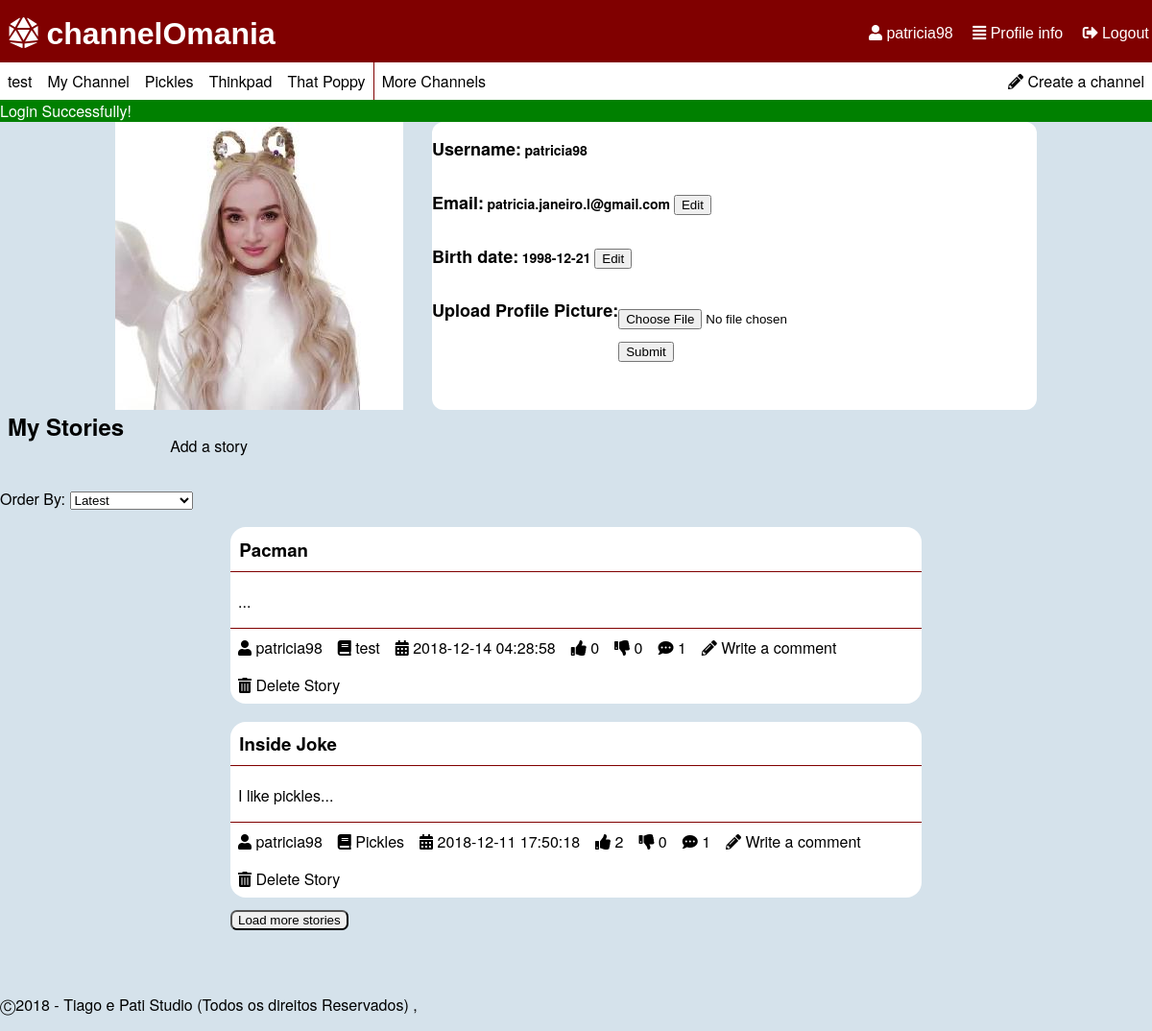
/pages/profile.php (signed in), run on the app's committed database.
### tables this page shows
CREATE TABLE "channel" (
	"ID"	INTEGER NOT NULL,
	"name"	TEXT NOT NULL,
	"coverImage"	TEXT,
	"author"	INTEGER NOT NULL,
	FOREIGN KEY("author") REFERENCES "user"("ID") ON DELETE Cascade ON UPDATE No Action,
	PRIMARY KEY("ID")
);

CREATE TABLE "story" (
	"storyID"	INTEGER NOT NULL,
	"title"	TEXT NOT NULL,
	"content"	TEXT NOT NULL,
	"upvotes"	INTEGER NOT NULL DEFAULT 0,
	"downvotes"	INTEGER NOT NULL DEFAULT 0,
	"author"	INTEGER NOT NULL,
	"date"	TEXT NOT NULL,
	"channel"	INTEGER NOT NULL,
	"image"	TEXT,
	PRIMARY KEY("storyID"),
	FOREIGN KEY("channel") REFERENCES "channel"("ID") ON DELETE Cascade ON UPDATE No Action,
	FOREIGN KEY("author") REFERENCES "user"("ID") ON DELETE Cascade ON UPDATE No Action
);

CREATE TABLE 'user'
(
	'ID' INTEGER NOT NULL PRIMARY KEY AUTOINCREMENT,
	'username' TEXT NOT NULL,
	'email' TEXT NOT NULL,
	'password' TEXT NOT NULL,
	'birth' TEXT ,
	'profilePic' TEXT,
	CONSTRAINT 'username' UNIQUE ('username')
);

### database/db_list.php (called while the page is built, shortened)
<?php
function listProfile($username) {
  $db = Database::instance()->db();
  $stmt = $db->prepare('SELECT * FROM user WHERE username = ?');
  $stmt->execute(array($username));
  return $stmt->fetch();
}
function getStoriesByUser($username,$sort='',$offset=0,$limit=5) {
  switch($sort){
    default:
      $order = 'storyID DESC';
      break;
  }
  $db = Database::instance()->db();
  $stmt = $db->prepare('SELECT *,(SELECT COUNT(*) FROM comment WHERE comment.story == storyID) AS n_comments,channel.name AS channelName FROM story INNER JOIN user ON user.ID == story.author INNER JOIN channel ON channel.ID == story.channel  WHERE user.username == ? ORDER BY '.$order.' LIMIT ? OFFSET ?');
  $stmt->execute(array($username,$limit,$offset));
  return $stmt->fetchAll();
}
function listChannel($sort='') {
  switch($sort){
    case 'mActive':
      $order = 'n_stories DESC';
      break;
  }
  $db = Database::instance()->db();
  $stmt = $db->prepare('SELECT *,(SELECT COUNT(*) FROM story WHERE story.channel == channel.ID) AS n_stories,channel.ID as channelId FROM channel INNER JOIN user ON author=user.ID ORDER BY '.$order);
  $stmt->execute();
  return $stmt->fetchAll();
}
?>

### templates/tpl_mainpage.php (the view, shortened to what this page needs)
<?php include_once('../templates/tpl_story.php'); ?>
<?php function draw_story_list_item($story) { ?>
  <section id="story_preview">
    <h3><a href = "../pages/story.php?storyId=<?php echo($story['storyID']); ?>" ><?php echo($story['title']); ?></a></h3>
    <p><?php echo(substr($story['content'],0,20)); ?>...</p>
    <?php draw_story_info($story); ?>
  </section>
<?php } ?>
<?php function draw_story_info($story) { ?>
  <ul>
    <li><a href="../pages/profile.php?userId=<?php echo($story['storyAuthor']); ?>"><i class="fas fa-user"></i> <?php echo($story['username']); ?></a></li>
    <li><a href="../pages/channel.php?channelId=<?php echo($story['channel']); ?>"><i class="fas fa-book"></i> <?php echo($story['channelName']); ?></a></li>
    <li><i class="fas fa-calendar-alt"></i> <?php echo($story['date']); ?></li>
    <li class="nUpVote" data-id="<?php echo($story['storyID']); ?>"><i class="fas fa-thumbs-up"></i> <?php echo($story['upvotes']); ?></li>
    <li class="nDownVote" data-id="<?php echo($story['storyID']); ?>"><i class="fas fa-thumbs-down"></i> <?php echo($story['downvotes']); ?></li>
    <li><i class="fas fa-comment-dots"></i> <?php echo($story['n_comments']); ?></li>
    <li><a href="../pages/new_comment.php?storyId=<?php echo($story['storyID']); ?>"><i class="fas fa-pencil-alt"></i> Write a comment</a></li>
    <?php if($story['username'] == $_SESSION['username']) { ?>
      <li><a href="../actions/action_delete_story.php?storyId=<?php echo($story['storyID']); ?>&csrf=<?php echo($_SESSION['csrf']); ?>"><i class="fas fa-trash-alt"></i> Delete Story</a></li>
    <?php } ?>
  </ul>
<?php } ?>

### templates/tpl_common.php (shortened to what this page needs)
<?php function draw_header($tabText = ""){
?>
<!DOCTYPE html>
<html lang="en-US">
  <head>
    <link href="../css/style.css" rel="stylesheet">
    <link href="../css/input.css" rel="stylesheet">
    <link href="../css/links.css" rel="stylesheet">
    <link rel="stylesheet" href="https://use.fontawesome.com/releases/v5.5.0/css/all.css">
  </head>
  <body>
    <header id="header">
      <?php if(isset($_SESSION['username'])){ ?>
        <div id='options'>
          <a href="../pages/profile.php"><i class="fas fa-user"></i> <?php echo($_SESSION['username']) ?></a>
          <a href="../pages/profile.php"><i class="fas fa-align-justify"></i> Profile info</a>
          <a href="../actions/action_logout.php"><i class="fas fa-sign-out-alt"></i> Logout</a>
        </div>
      <?php } ?>
      <h1><a href="mainpage.php"><i class="fas fa-dice-d20"></i> channelOmania</a></h1>
    </header>
    <?php if(isset($_SESSION['username'])){ ?>
    <div id="list_channels">
      <p><a href = "../pages/new_channel.php" ><i class="fas fa-pencil-alt"></i> Create a channel</a></p>
      <?php $channels = listChannel('mActive'); ?>
      <ul>
      <?php if(count($channels) > 5) { ?>
        <?php for ($i=0; $i < 5; $i++) { ?>
          <li><a href = "../pages/channel.php?channelId=<?php echo($channels[$i]['channelId']); ?>" ><?php echo($channels[$i]['name']); ?></a></li>
        <?php } ?>
          <li id="moreChannels"><a href = "../pages/all_channels.php" >More Channels</a></li>
      <?php } else { ?>
        <?php foreach($channels as $channel_list){ ?>
          <li><a href = "../pages/channel.php?channelId=<?php echo($channel_list['channelId']); ?>" ><?php echo($channel_list['name']); ?></a></li>
        <?php } ?>
      <?php } ?>
      </ul>
    </div>
    <?php } ?>
    <?php if (isset($_SESSION['messages'])) {?>
      <section id="messages">
        <?php foreach($_SESSION['messages'] as $message) { ?>
          <div class="<?=$message['type']?>"><?=$message['content']?></div>
        <?php } ?>
      </section>
    <?php unset($_SESSION['messages']); } ?>
<?php } ?>
<?php function draw_footer(){
  ?>
  <footer class="footer">
    <p>	&#9400;2018 - Tiago e Pati Studio (Todos os direitos Reservados) ,</p>
  </footer>
</body>
</html>
<?php }
 ?>

### templates/tpl_story.php (shortened to what this page needs)
<?php include_once('../templates/tpl_mainpage.php'); ?>
<?php include_once('../database/db_list.php'); ?>
<?php function draw_story_list($storyInfo) { ?>
  <p id="order">Order By:
  <select id='orderSelector'>
    <option value="mRecent">Latest</option>
  </select></p>
  <section id="storyList">
  <?php foreach($storyInfo as $story) { ?>
    <?php draw_story_list_item($story); ?>
  <?php } ?>
  </section>
  <button id="btnLoadStories">Load more stories</button>
<?php } ?>

### css/style.css (style rules this page uses)
body { font-family: IBMPlexSans, Helvetica Neue, Segoe UI, Helvetica, Verdana, Arial, sans-serif; background-color: #D5E2EB; margin: 0; }
ul { display: flex; flex-wrap: wrap; flex-direction: row; padding: 0; margin: 0; }
li { text-align: center; list-style-type: none; padding: 0.5em; }
#list_channels { background-color: white; position: relative; }
#list_channels p { float: right; margin: 0; }
#list_channels li, #list_channels p { padding: 0; }
#header { background-color: #800000; padding: 0.2em; position: relative; }
#header h1 { margin: 0.2em; }
h1 { margin-left: 0.5em; }
#options { float: right; height: 0; }
article, #story_preview { background-color: white; width: 60%; margin: auto; border-radius: 1em; }
article header, #story_preview h3 { margin-top: 1em; padding: 0.5em; border-bottom: 1px solid #800000; }
article p, #story_preview p { padding-left: 0.5em; }
article footer, #story_preview ul { padding: 0; border-top: 1px solid #800000; }
#moreChannels { border-left: 1px solid #800000; }
#messages .success { background-color: green; color: white; }
body,html { min-height: 80vh; }
#header div { margin-top: 1.2em; }
#btnLoadComments, #btnLoadStories { margin-top: 1em; margin-left: 20%; border-radius: 0.5em; }
footer { clear: left; bottom: auto; padding-top: 50px; }

### css/links.css (style rules this page uses)
#header a { color: white; font-family: Helvetica; }
#header div a { list-style-type: none; padding-left: 1em; }
a:link, a:visited { color: black; text-decoration: none; }
#list_channels li a, #list_channels p a { padding: 0.5em; display: block; }
article header a, #story_preview h3 a { font-weight: bold; }

### data on the page
channel: name "test"
channel: name "My Channel"
channel: name "Pickles"
channel: name "Thinkpad"
channel: name "That Poppy"
story: title "Pacman", author.username "patricia98", channel.name "test", date "2018-12-14 04:28:58", upvotes "0", downvotes "0", n_comments "1"
story: title "Inside Joke", content "I like pickles", author.username "patricia98", channel.name "Pickles", date "2018-12-11 17:50:18", upvotes "2", downvotes "0", n_comments "1"

### other printed values
$_SESSION['username'] "patricia98"
$message['content'] "Login Successfully!"
$userInfo['username'] "patricia98"
$userInfo['email'] "patricia.janeiro.l@gmail.com"
$userInfo['birth'] "1998-12-21"
